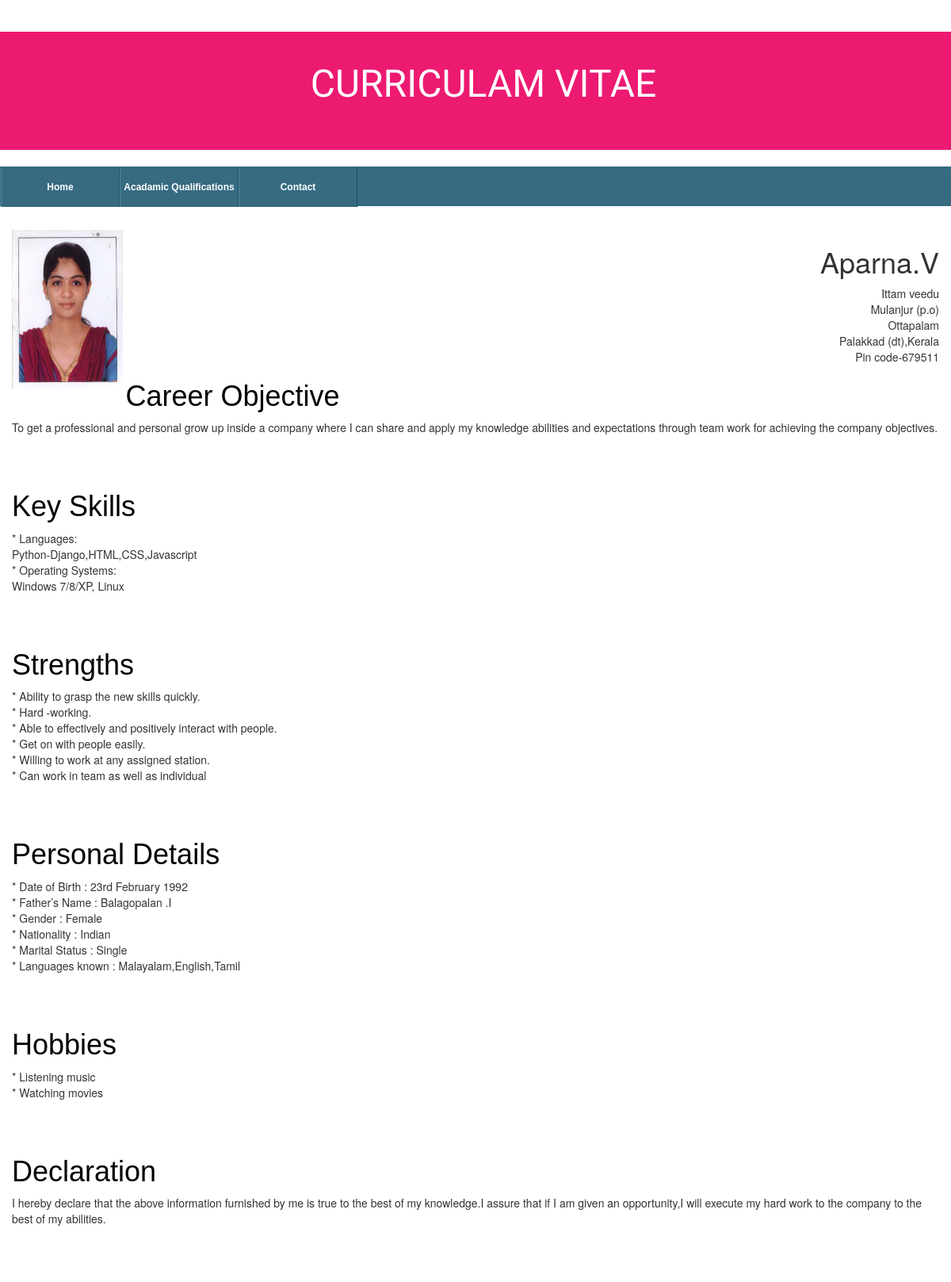
The page / on the database its author committed.
### biodata/models.py (models this page shows, shortened)
class Post(models.Model):
    author = models.ForeignKey('auth.User')
    title = models.CharField(max_length=200)
    text = models.TextField()
    created_date = models.DateTimeField(
            default=timezone.now)
    published_date = models.DateTimeField(
            blank=True, null=True)

### biodata/views.py (the view)
# urls.py: url(r'^$', views.first_page, name='first_page'),
def first_page(request):
    posts = Post.objects.filter(published_date__lte=timezone.now()).order_by('published_date')
    return render(request, 'biodata/first_page.html', {'posts': posts})

### biodata/templates/biodata/first_page.html
{% extends 'biodata/base.html' %}
{% load staticfiles %}
{% block content %}
    <br><br><br><br><img src="{% static "biodata/PIC.jpg" %}" style="width: 12%; height: 25%; " align="left" />  <h1 align="right">Aparna.V</h1><p align="right">Ittam veedu <br>Mulanjur (p.o) <br>Ottapalam<br>Palakkad (dt),Kerala<br>Pin code-679511</p>
    {% for post in posts %}
        <div class="post">
            <h1><a href="{% url 'second_page' pk=post.pk %}">{{ post.title }}</a></h1>
            <p>{{ post.text|linebreaksbr }}</p>
        </div>
    {% endfor %}
{% endblock %}

### biodata/static/css/biodata.css (style rules this page uses)
h1 a { color: #FCA205; font-family: 'Arial'; }
body { padding-left: 0px; }
h1, h2, h3, h4 { font-family: 'Arial', cursive; }
.post { margin-bottom: 70px; }
.post h1 a, .post h1 a:visited { color: #000000; }

### rows shown on the page
Post: title "Career Objective", text "To get a professional and personal grow up inside a company where I can share and apply my knowledge abilities and expectations through team work for achieving the company objectives."
Post: title "Key Skills", text "* Languages: Python-Django,HTML,CSS,Javascript * Operating Systems: Windows 7/8/XP, Linux"
Post: title "Strengths", text "* Ability to grasp the new skills quickly. * Hard -working. * Able to effectively and positively interact with people. * Get on with people easily. * Willing to work at any assigned station. * Can work in team as well as individual"
Post: title "Personal Details", text "* Date of Birth : 23rd February 1992 * Father’s Name : Balagopalan .I * Gender : Female * Nationality : Indian * Marital Status : Single * Languages known : Malayalam,English,Tamil"
Post: title "Hobbies", text "* Listening music * Watching movies"
Post: title "Declaration", text "I hereby declare that the above information furnished by me is true to the best of my knowledge.I assure that if I am given an opportunity,I will execute my hard work to the company to the best of my abilities."
